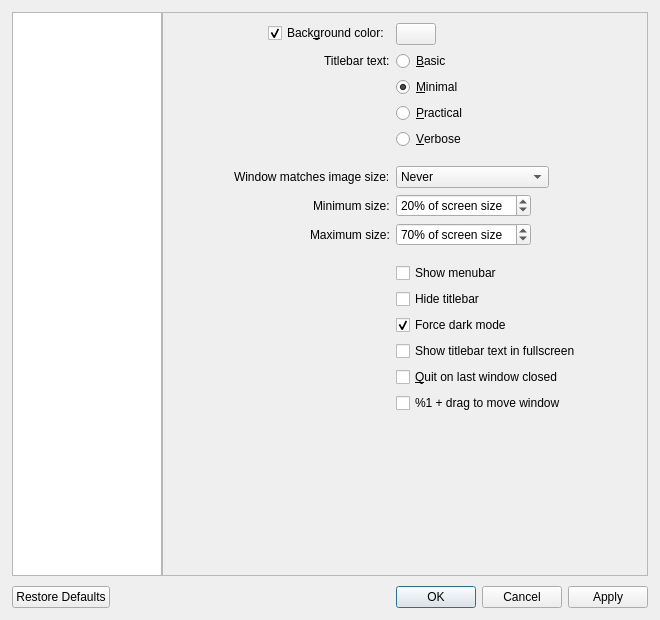
<?xml version="1.0" encoding="UTF-8"?>
<ui version="4.0">
 <class>QVOptionsDialog</class>
 <widget class="QDialog" name="QVOptionsDialog">
  <property name="windowModality">
   <enum>Qt::NonModal</enum>
  </property>
  <property name="geometry">
   <rect>
    <x>0</x>
    <y>0</y>
    <width>660</width>
    <height>620</height>
   </rect>
  </property>
  <property name="minimumSize">
   <size>
    <width>600</width>
    <height>400</height>
   </size>
  </property>
  <property name="windowTitle">
   <string>Settings</string>
  </property>
  <layout class="QVBoxLayout" name="verticalLayout">
   <property name="spacing">
    <number>10</number>
   </property>
   <property name="leftMargin">
    <number>12</number>
   </property>
   <property name="topMargin">
    <number>12</number>
   </property>
   <property name="rightMargin">
    <number>12</number>
   </property>
   <property name="bottomMargin">
    <number>12</number>
   </property>
   <item>
    <layout class="QHBoxLayout" name="horizontalLayout">
     <property name="spacing">
      <number>0</number>
     </property>
     <item>
      <widget class="QListWidget" name="categoryList">
       <property name="maximumSize">
        <size>
         <width>150</width>
         <height>16777215</height>
        </size>
       </property>
       <property name="horizontalScrollBarPolicy">
        <enum>Qt::ScrollBarAlwaysOff</enum>
       </property>
      </widget>
     </item>
     <item>
      <widget class="QStackedWidget" name="stackedWidget">
       <property name="currentIndex">
        <number>0</number>
       </property>
       <widget class="QScrollArea" name="windowScrollArea">
        <property name="widgetResizable">
         <bool>true</bool>
        </property>
        <widget class="QWidget" name="window">
         <property name="geometry">
          <rect>
           <x>0</x>
           <y>0</y>
           <width>482</width>
           <height>360</height>
          </rect>
         </property>
         <property name="sizePolicy">
          <sizepolicy hsizetype="Preferred" vsizetype="Fixed">
           <horstretch>0</horstretch>
           <verstretch>0</verstretch>
          </sizepolicy>
         </property>
         <layout class="QFormLayout" name="windowLayout">
          <property name="fieldGrowthPolicy">
           <enum>QFormLayout::FieldsStayAtSizeHint</enum>
          </property>
          <property name="labelAlignment">
           <set>Qt::AlignRight|Qt::AlignTrailing|Qt::AlignVCenter</set>
          </property>
          <property name="formAlignment">
           <set>Qt::AlignHCenter|Qt::AlignTop</set>
          </property>
          <property name="leftMargin">
           <number>10</number>
          </property>
          <property name="topMargin">
           <number>10</number>
          </property>
          <property name="rightMargin">
           <number>10</number>
          </property>
          <property name="bottomMargin">
           <number>10</number>
          </property>
          <item row="0" column="0">
           <widget class="QCheckBox" name="bgColorCheckbox">
            <property name="text">
             <string>Back&amp;ground color:</string>
            </property>
            <property name="checked">
             <bool>true</bool>
            </property>
           </widget>
          </item>
          <item row="0" column="1">
           <widget class="QPushButton" name="bgColorButton">
            <property name="focusPolicy">
             <enum>Qt::NoFocus</enum>
            </property>
           </widget>
          </item>
          <item row="1" column="0">
           <widget class="QLabel" name="label">
            <property name="toolTip">
             <string>Changes the amount of information displayed in the titlebar</string>
            </property>
            <property name="text">
             <string>Titlebar text:</string>
            </property>
           </widget>
          </item>
          <item row="1" column="1">
           <widget class="QRadioButton" name="titlebarRadioButton0">
            <property name="text">
             <string>&amp;Basic</string>
            </property>
           </widget>
          </item>
          <item row="2" column="1">
           <widget class="QRadioButton" name="titlebarRadioButton1">
            <property name="text">
             <string>&amp;Minimal</string>
            </property>
            <property name="checked">
             <bool>true</bool>
            </property>
           </widget>
          </item>
          <item row="3" column="1">
           <widget class="QRadioButton" name="titlebarRadioButton2">
            <property name="text">
             <string>&amp;Practical</string>
            </property>
           </widget>
          </item>
          <item row="4" column="1">
           <widget class="QRadioButton" name="titlebarRadioButton3">
            <property name="text">
             <string>&amp;Verbose</string>
            </property>
           </widget>
          </item>
          <item row="5" column="1">
           <spacer name="horizontalSpacer_4">
            <property name="orientation">
             <enum>Qt::Horizontal</enum>
            </property>
            <property name="sizeHint" stdset="0">
             <size>
              <width>40</width>
              <height>5</height>
             </size>
            </property>
           </spacer>
          </item>
          <item row="6" column="0">
           <widget class="QLabel" name="label_6">
            <property name="toolTip">
             <string>Control when the window should resize to fit the image's actual size</string>
            </property>
            <property name="text">
             <string>Window matches image size:</string>
            </property>
           </widget>
          </item>
          <item row="6" column="1">
           <widget class="QComboBox" name="windowResizeComboBox">
            <property name="toolTip">
             <string>Control when the window should resize to fit the image's actual size</string>
            </property>
            <property name="currentIndex">
             <number>0</number>
            </property>
            <item>
             <property name="text">
              <string>Never</string>
             </property>
            </item>
            <item>
             <property name="text">
              <string>When launching</string>
             </property>
            </item>
            <item>
             <property name="text">
              <string>When opening images</string>
             </property>
            </item>
           </widget>
          </item>
          <item row="7" column="0">
           <widget class="QLabel" name="minWindowResizeLabel">
            <property name="text">
             <string>Minimum size:</string>
            </property>
           </widget>
          </item>
          <item row="7" column="1">
           <widget class="QSpinBox" name="minWindowResizeSpinBox">
            <property name="toolTip">
             <string>Control the minimum size that the window should reach when matching the image's actual size</string>
            </property>
            <property name="suffix">
             <string>% of screen size</string>
            </property>
            <property name="minimum">
             <number>0</number>
            </property>
            <property name="maximum">
             <number>100</number>
            </property>
            <property name="singleStep">
             <number>5</number>
            </property>
            <property name="value">
             <number>20</number>
            </property>
           </widget>
          </item>
          <item row="8" column="0">
           <widget class="QLabel" name="maxWindowResizeLabel">
            <property name="toolTip">
             <string>Control the maximum size that the window should reach when matching the image's actual size</string>
            </property>
            <property name="text">
             <string>Maximum size:</string>
            </property>
           </widget>
          </item>
          <item row="8" column="1">
           <widget class="QSpinBox" name="maxWindowResizeSpinBox">
            <property name="toolTip">
             <string>Control the maximum size that the window should reach when matching the image's actual size</string>
            </property>
            <property name="suffix">
             <string>% of screen size</string>
            </property>
            <property name="minimum">
             <number>0</number>
            </property>
            <property name="maximum">
             <number>100</number>
            </property>
            <property name="singleStep">
             <number>5</number>
            </property>
            <property name="value">
             <number>70</number>
            </property>
           </widget>
          </item>
          <item row="9" column="1">
           <spacer name="horizontalSpacer_3">
            <property name="orientation">
             <enum>Qt::Horizontal</enum>
            </property>
            <property name="sizeHint" stdset="0">
             <size>
              <width>40</width>
              <height>5</height>
             </size>
            </property>
           </spacer>
          </item>
          <item row="10" column="1">
           <widget class="QCheckBox" name="menubarCheckbox">
            <property name="text">
             <string>Show menubar</string>
            </property>
           </widget>
          </item>
          <item row="11" column="1">
           <widget class="QCheckBox" name="hideTitlebarCheckbox">
            <property name="toolTip">
             <string extracomment="Hide the titlebar and only show the window controls"/>
            </property>
            <property name="text">
             <string>Hide titlebar</string>
            </property>
           </widget>
          </item>
          <item row="12" column="1">
           <widget class="QCheckBox" name="forceDarkModeCheckbox">
            <property name="toolTip">
             <string>Choose whether or not the titlebar should always be dark regardless of your chosen macOS appearance</string>
            </property>
            <property name="text">
             <string>Force dark mode</string>
            </property>
            <property name="checked">
             <bool>true</bool>
            </property>
           </widget>
          </item>
          <item row="13" column="1">
           <widget class="QCheckBox" name="detailsInFullscreen">
            <property name="toolTip">
             <string>Choose whether or not to display the titlebar text while in fullscreen</string>
            </property>
            <property name="text">
             <string>Show titlebar text in fullscreen</string>
            </property>
           </widget>
          </item>
          <item row="14" column="1">
           <widget class="QCheckBox" name="quitOnLastWindowCheckbox">
            <property name="text">
             <string>&amp;Quit on last window closed</string>
            </property>
           </widget>
          </item>
          <item row="15" column="1">
           <widget class="QCheckBox" name="ctrlDragCheckbox">
            <property name="toolTip">
             <string>Enable %1 + drag to move the window</string>
            </property>
            <property name="text">
             <string>%1 + drag to move window</string>
            </property>
            <property name="checked">
             <bool>false</bool>
            </property>
           </widget>
          </item>
         </layout>
        </widget>
       </widget>
       <widget class="QScrollArea" name="imageScrollArea">
        <property name="widgetResizable">
         <bool>true</bool>
        </property>
        <widget class="QWidget" name="image">
         <property name="geometry">
          <rect>
           <x>0</x>
           <y>0</y>
           <width>482</width>
           <height>297</height>
          </rect>
         </property>
         <property name="sizePolicy">
          <sizepolicy hsizetype="Preferred" vsizetype="Fixed">
           <horstretch>0</horstretch>
           <verstretch>0</verstretch>
          </sizepolicy>
         </property>
         <layout class="QFormLayout" name="imageLayout">
          <property name="fieldGrowthPolicy">
           <enum>QFormLayout::FieldsStayAtSizeHint</enum>
          </property>
          <property name="labelAlignment">
           <set>Qt::AlignRight|Qt::AlignTrailing|Qt::AlignVCenter</set>
          </property>
          <property name="formAlignment">
           <set>Qt::AlignHCenter|Qt::AlignTop</set>
          </property>
          <property name="leftMargin">
           <number>10</number>
          </property>
          <property name="topMargin">
           <number>10</number>
          </property>
          <property name="rightMargin">
           <number>10</number>
          </property>
          <property name="bottomMargin">
           <number>10</number>
          </property>
          <item row="0" column="0">
           <widget class="QLabel" name="label_2">
            <property name="text">
             <string>Scaling:</string>
            </property>
           </widget>
          </item>
          <item row="0" column="1">
           <widget class="QCheckBox" name="filteringCheckbox">
            <property name="toolTip">
             <string>Turn this off to see individual pixels</string>
            </property>
            <property name="text">
             <string>&amp;Bilinear filtering</string>
            </property>
            <property name="checked">
             <bool>true</bool>
            </property>
           </widget>
          </item>
          <item row="1" column="1">
           <widget class="QCheckBox" name="scalingCheckbox">
            <property name="toolTip">
             <string>Images appear aliased (having jagged edges) without this, but it is faster</string>
            </property>
            <property name="text">
             <string>&amp;Image scaling</string>
            </property>
            <property name="checked">
             <bool>true</bool>
            </property>
           </widget>
          </item>
          <item row="2" column="1">
           <widget class="QCheckBox" name="scalingTwoCheckbox">
            <property name="toolTip">
             <string>Choose whether or not the image continues to be scaled when zooming above the window size (can be laggier with large images)</string>
            </property>
            <property name="text">
             <string>&amp;Scaling above window size</string>
            </property>
            <property name="checked">
             <bool>true</bool>
            </property>
           </widget>
          </item>
          <item row="3" column="1">
           <spacer name="horizontalSpacer_2">
            <property name="orientation">
             <enum>Qt::Horizontal</enum>
            </property>
            <property name="sizeHint" stdset="0">
             <size>
              <width>40</width>
              <height>5</height>
             </size>
            </property>
           </spacer>
          </item>
          <item row="4" column="0">
           <widget class="QLabel" name="label_3">
            <property name="toolTip">
             <string>The amount to zoom every scroll wheel click</string>
            </property>
            <property name="text">
             <string>Zoom amount:</string>
            </property>
           </widget>
          </item>
          <item row="4" column="1">
           <widget class="QSpinBox" name="scaleFactorSpinBox">
            <property name="toolTip">
             <string>The amount to zoom every scroll wheel click</string>
            </property>
            <property name="suffix">
             <string notr="true">%</string>
            </property>
            <property name="minimum">
             <number>1</number>
            </property>
            <property name="maximum">
             <number>200</number>
            </property>
            <property name="singleStep">
             <number>5</number>
            </property>
            <property name="value">
             <number>25</number>
            </property>
           </widget>
          </item>
          <item row="5" column="0">
           <widget class="QLabel" name="label_9">
            <property name="toolTip">
             <string>When enabled, the scrolling action zooms the image</string>
            </property>
            <property name="text">
             <string>Scrolling behavior:</string>
            </property>
           </widget>
          </item>
          <item row="5" column="1">
           <widget class="QComboBox" name="scrollZoomsComboBox">
            <property name="currentText">
             <string>Auto</string>
            </property>
            <property name="currentIndex">
             <number>1</number>
            </property>
            <item>
             <property name="text">
              <string>Zoom</string>
             </property>
            </item>
            <item>
             <property name="text">
              <string>Auto</string>
             </property>
            </item>
            <item>
             <property name="text">
              <string>Scroll</string>
             </property>
            </item>
           </widget>
          </item>
          <item row="6" column="1">
           <widget class="QCheckBox" name="cursorZoomCheckbox">
            <property name="toolTip">
             <string>Choose whether or not zooming in and out above 100% zoom will zoom towards the cursor</string>
            </property>
            <property name="text">
             <string>Zoom &amp;towards cursor</string>
            </property>
            <property name="checked">
             <bool>true</bool>
            </property>
           </widget>
          </item>
          <item row="7" column="1">
           <widget class="QCheckBox" name="fractionalZoomCheckbox">
            <property name="toolTip">
             <string>Use hardware fractional scroll wheel steps when zooming, or always zoom with distinct steps</string>
            </property>
            <property name="text">
             <string>Fractional zooming</string>
            </property>
           </widget>
          </item>
          <item row="8" column="1">
           <spacer name="horizontalSpacer">
            <property name="orientation">
             <enum>Qt::Horizontal</enum>
            </property>
            <property name="sizeHint" stdset="0">
             <size>
              <width>40</width>
              <height>5</height>
             </size>
            </property>
           </spacer>
          </item>
          <item row="9" column="0">
           <widget class="QLabel" name="cropModeLabel">
            <property name="toolTip">
             <string>Ignores select sides of an image when fitting to window (some sides will extend beyond the window boundaries)</string>
            </property>
            <property name="text">
             <string>On window resize:</string>
            </property>
           </widget>
          </item>
          <item row="9" column="1">
           <widget class="QComboBox" name="cropModeComboBox">
            <property name="sizePolicy">
             <sizepolicy hsizetype="Preferred" vsizetype="Preferred">
              <horstretch>0</horstretch>
              <verstretch>0</verstretch>
             </sizepolicy>
            </property>
            <property name="toolTip">
             <string>Ignores select sides of an image when fitting to window (some sides will extend beyond the window boundaries)</string>
            </property>
            <item>
             <property name="text">
              <string>Fit whole image</string>
             </property>
            </item>
            <item>
             <property name="text">
              <string>Fit height</string>
             </property>
            </item>
            <item>
             <property name="text">
              <string>Fit width</string>
             </property>
            </item>
           </widget>
          </item>
          <item row="10" column="1">
           <widget class="QCheckBox" name="pastActualSizeCheckbox">
            <property name="toolTip">
             <string>Stop the image from going past its actual size when resizing the window - you can still zoom past it though</string>
            </property>
            <property name="text">
             <string>Image resizes &amp;past actual size</string>
            </property>
            <property name="checked">
             <bool>true</bool>
            </property>
           </widget>
          </item>
          <item row="11" column="1">
           <spacer name="horizontalSpacer_9">
            <property name="orientation">
             <enum>Qt::Horizontal</enum>
            </property>
            <property name="sizeHint" stdset="0">
             <size>
              <width>40</width>
              <height>5</height>
             </size>
            </property>
           </spacer>
          </item>
          <item row="12" column="0">
           <widget class="QLabel" name="colorSpaceConversionLabel">
            <property name="text">
             <string>Color space conversion:</string>
            </property>
           </widget>
          </item>
          <item row="12" column="1">
           <widget class="QComboBox" name="colorSpaceConversionComboBox">
            <property name="sizePolicy">
             <sizepolicy hsizetype="Preferred" vsizetype="Preferred">
              <horstretch>0</horstretch>
              <verstretch>0</verstretch>
             </sizepolicy>
            </property>
            <item>
             <property name="text">
              <string>Disabled</string>
             </property>
            </item>
            <item>
             <property name="text">
              <string>Auto-detect</string>
             </property>
            </item>
            <item>
             <property name="text">
              <string>sRGB</string>
             </property>
            </item>
            <item>
             <property name="text">
              <string>Display P3</string>
             </property>
            </item>
           </widget>
          </item>
         </layout>
        </widget>
       </widget>
       <widget class="QScrollArea" name="miscScrollArea">
        <property name="widgetResizable">
         <bool>true</bool>
        </property>
        <widget class="QWidget" name="misc">
         <property name="geometry">
          <rect>
           <x>0</x>
           <y>0</y>
           <width>482</width>
           <height>467</height>
          </rect>
         </property>
         <property name="sizePolicy">
          <sizepolicy hsizetype="Preferred" vsizetype="Fixed">
           <horstretch>0</horstretch>
           <verstretch>0</verstretch>
          </sizepolicy>
         </property>
         <layout class="QFormLayout" name="miscLayout">
          <property name="fieldGrowthPolicy">
           <enum>QFormLayout::FieldsStayAtSizeHint</enum>
          </property>
          <property name="labelAlignment">
           <set>Qt::AlignRight|Qt::AlignTrailing|Qt::AlignVCenter</set>
          </property>
          <property name="formAlignment">
           <set>Qt::AlignHCenter|Qt::AlignTop</set>
          </property>
          <property name="leftMargin">
           <number>10</number>
          </property>
          <property name="topMargin">
           <number>10</number>
          </property>
          <property name="rightMargin">
           <number>10</number>
          </property>
          <property name="bottomMargin">
           <number>10</number>
          </property>
          <item row="0" column="0">
           <widget class="QLabel" name="langComboLabel">
            <property name="text">
             <string>Language:</string>
            </property>
           </widget>
          </item>
          <item row="0" column="1">
           <widget class="QComboBox" name="langComboBox"/>
          </item>
          <item row="1" column="0">
           <widget class="QLabel" name="label_8">
            <property name="text">
             <string>Sort files by:</string>
            </property>
           </widget>
          </item>
          <item row="1" column="1">
           <widget class="QComboBox" name="sortComboBox">
            <item>
             <property name="text">
              <string>Name</string>
             </property>
            </item>
            <item>
             <property name="text">
              <string>Date Modified</string>
             </property>
            </item>
            <item>
             <property name="text">
              <string>Date Created</string>
             </property>
            </item>
            <item>
             <property name="text">
              <string>Size</string>
             </property>
            </item>
            <item>
             <property name="text">
              <string>Type</string>
             </property>
            </item>
            <item>
             <property name="text">
              <string>Random</string>
             </property>
            </item>
           </widget>
          </item>
          <item row="2" column="1">
           <widget class="QRadioButton" name="descendingRadioButton0">
            <property name="text">
             <string>A&amp;scending</string>
            </property>
            <property name="checked">
             <bool>true</bool>
            </property>
           </widget>
          </item>
          <item row="3" column="1">
           <widget class="QRadioButton" name="descendingRadioButton1">
            <property name="text">
             <string>D&amp;escending</string>
            </property>
           </widget>
          </item>
          <item row="4" column="1">
           <spacer name="horizontalSpacer_6">
            <property name="orientation">
             <enum>Qt::Horizontal</enum>
            </property>
            <property name="sizeHint" stdset="0">
             <size>
              <width>40</width>
              <height>5</height>
             </size>
            </property>
           </spacer>
          </item>
          <item row="5" column="0">
           <widget class="QLabel" name="label_7">
            <property name="toolTip">
             <string>Controls the amount of images preloaded</string>
            </property>
            <property name="text">
             <string>Preloading:</string>
            </property>
           </widget>
          </item>
          <item row="5" column="1">
           <widget class="QComboBox" name="preloadingComboBox">
            <property name="toolTip">
             <string>Controls the amount of images preloaded</string>
            </property>
            <property name="currentIndex">
             <number>0</number>
            </property>
            <item>
             <property name="text">
              <string>Disabled</string>
             </property>
            </item>
            <item>
             <property name="text">
              <string>Adjacent</string>
             </property>
            </item>
            <item>
             <property name="text">
              <string>Extended</string>
             </property>
            </item>
           </widget>
          </item>
          <item row="6" column="1">
           <widget class="QCheckBox" name="loopFoldersCheckbox">
            <property name="toolTip">
             <string>Controls whether or not qView should go back to the first item after reaching the end of a folder</string>
            </property>
            <property name="text">
             <string>&amp;Loop through folders</string>
            </property>
            <property name="checked">
             <bool>true</bool>
            </property>
           </widget>
          </item>
          <item row="7" column="1">
           <spacer name="horizontalSpacer_5">
            <property name="orientation">
             <enum>Qt::Horizontal</enum>
            </property>
            <property name="sizeHint" stdset="0">
             <size>
              <width>40</width>
              <height>5</height>
             </size>
            </property>
           </spacer>
          </item>
          <item row="8" column="0">
           <widget class="QLabel" name="label_4">
            <property name="text">
             <string>Slideshow direction:</string>
            </property>
           </widget>
          </item>
          <item row="8" column="1">
           <widget class="QComboBox" name="slideshowDirectionComboBox">
            <item>
             <property name="text">
              <string>Forward</string>
             </property>
            </item>
            <item>
             <property name="text">
              <string>Backward</string>
             </property>
            </item>
           </widget>
          </item>
          <item row="9" column="0">
           <widget class="QLabel" name="label_5">
            <property name="text">
             <string>Slideshow timer:</string>
            </property>
           </widget>
          </item>
          <item row="9" column="1">
           <widget class="QDoubleSpinBox" name="slideshowTimerSpinBox">
            <property name="suffix">
             <string> sec</string>
            </property>
            <property name="decimals">
             <number>1</number>
            </property>
            <property name="minimum">
             <double>0.100000000000000</double>
            </property>
            <property name="maximum">
             <double>999.899999999999977</double>
            </property>
            <property name="singleStep">
             <double>0.100000000000000</double>
            </property>
           </widget>
          </item>
          <item row="10" column="1">
           <spacer name="horizontalSpacer_7">
            <property name="orientation">
             <enum>Qt::Horizontal</enum>
            </property>
            <property name="sizeHint" stdset="0">
             <size>
              <width>40</width>
              <height>5</height>
             </size>
            </property>
           </spacer>
          </item>
          <item row="11" column="0">
           <widget class="QLabel" name="label_10">
            <property name="text">
             <string>After deletion:</string>
            </property>
           </widget>
          </item>
          <item row="11" column="1">
           <widget class="QComboBox" name="afterDeletionComboBox">
            <property name="currentIndex">
             <number>1</number>
            </property>
            <item>
             <property name="text">
              <string>Move Back</string>
             </property>
            </item>
            <item>
             <property name="text">
              <string>Do Nothing</string>
             </property>
            </item>
            <item>
             <property name="text">
              <string>Move Forward</string>
             </property>
            </item>
           </widget>
          </item>
          <item row="12" column="1">
           <widget class="QCheckBox" name="askDeleteCheckbox">
            <property name="text">
             <string>&amp;Ask before deleting files</string>
            </property>
           </widget>
          </item>
          <item row="13" column="1">
           <widget class="QCheckBox" name="askDeletePermanentCheckbox">
            <property name="text">
             <string>Ask before &amp;permanently deleting files</string>
            </property>
           </widget>
          </item>
          <item row="14" column="1">
           <spacer name="horizontalSpacer_8">
            <property name="orientation">
             <enum>Qt::Horizontal</enum>
            </property>
            <property name="sizeHint" stdset="0">
             <size>
              <width>40</width>
              <height>5</height>
             </size>
            </property>
           </spacer>
          </item>
          <item row="15" column="1">
           <widget class="QCheckBox" name="mimeContentDetectionCheckbox">
            <property name="toolTip">
             <string>Detect supported files in folder even if extension isn't recognized (may be slow with larger/network folders)</string>
            </property>
            <property name="text">
             <string>Allow &amp;MIME content detection</string>
            </property>
           </widget>
          </item>
          <item row="16" column="1">
           <widget class="QCheckBox" name="saveRecentsCheckbox">
            <property name="text">
             <string>Save &amp;recent files</string>
            </property>
           </widget>
          </item>
          <item row="17" column="1">
           <widget class="QCheckBox" name="updateCheckbox">
            <property name="text">
             <string extracomment="The notifications are for new qView releases">&amp;Update notifications on startup</string>
            </property>
           </widget>
          </item>
          <item row="18" column="1">
           <widget class="QCheckBox" name="skipHiddenCheckbox">
            <property name="toolTip">
             <string>Skip hidden files when browsing to the next/previous file</string>
            </property>
            <property name="text">
             <string extracomment="Don't view files with 'hidden' attribute">Skip hidden files</string>
            </property>
           </widget>
          </item>
         </layout>
        </widget>
       </widget>
       <widget class="QWidget" name="shortcuts">
        <layout class="QVBoxLayout" name="verticalLayout_2">
         <property name="leftMargin">
          <number>10</number>
         </property>
         <property name="topMargin">
          <number>0</number>
         </property>
         <property name="rightMargin">
          <number>0</number>
         </property>
         <property name="bottomMargin">
          <number>0</number>
         </property>
         <item>
          <widget class="QTableWidget" name="shortcutsTable">
           <property name="editTriggers">
            <set>QAbstractItemView::NoEditTriggers</set>
           </property>
           <property name="alternatingRowColors">
            <bool>true</bool>
           </property>
           <property name="selectionMode">
            <enum>QAbstractItemView::SingleSelection</enum>
           </property>
           <property name="selectionBehavior">
            <enum>QAbstractItemView::SelectRows</enum>
           </property>
           <property name="showGrid">
            <bool>false</bool>
           </property>
           <property name="rowCount">
            <number>0</number>
           </property>
           <property name="columnCount">
            <number>2</number>
           </property>
           <attribute name="horizontalHeaderCascadingSectionResizes">
            <bool>true</bool>
           </attribute>
           <attribute name="horizontalHeaderDefaultSectionSize">
            <number>150</number>
           </attribute>
           <attribute name="horizontalHeaderHighlightSections">
            <bool>false</bool>
           </attribute>
           <attribute name="horizontalHeaderStretchLastSection">
            <bool>true</bool>
           </attribute>
           <attribute name="verticalHeaderVisible">
            <bool>false</bool>
           </attribute>
           <column>
            <property name="text">
             <string>Action</string>
            </property>
           </column>
           <column>
            <property name="text">
             <string>Shortcuts</string>
            </property>
           </column>
          </widget>
         </item>
        </layout>
       </widget>
      </widget>
     </item>
    </layout>
   </item>
   <item>
    <widget class="QDialogButtonBox" name="buttonBox">
     <property name="focusPolicy">
      <enum>Qt::NoFocus</enum>
     </property>
     <property name="orientation">
      <enum>Qt::Horizontal</enum>
     </property>
     <property name="standardButtons">
      <set>QDialogButtonBox::Apply|QDialogButtonBox::Cancel|QDialogButtonBox::Ok|QDialogButtonBox::RestoreDefaults</set>
     </property>
    </widget>
   </item>
  </layout>
 </widget>
 <resources/>
 <connections>
  <connection>
   <sender>buttonBox</sender>
   <signal>rejected()</signal>
   <receiver>QVOptionsDialog</receiver>
   <slot>reject()</slot>
   <hints>
    <hint type="sourcelabel">
     <x>325</x>
     <y>332</y>
    </hint>
    <hint type="destinationlabel">
     <x>286</x>
     <y>274</y>
    </hint>
   </hints>
  </connection>
  <connection>
   <sender>buttonBox</sender>
   <signal>accepted()</signal>
   <receiver>QVOptionsDialog</receiver>
   <slot>accept()</slot>
   <hints>
    <hint type="sourcelabel">
     <x>257</x>
     <y>332</y>
    </hint>
    <hint type="destinationlabel">
     <x>157</x>
     <y>274</y>
    </hint>
   </hints>
  </connection>
 </connections>
</ui>
